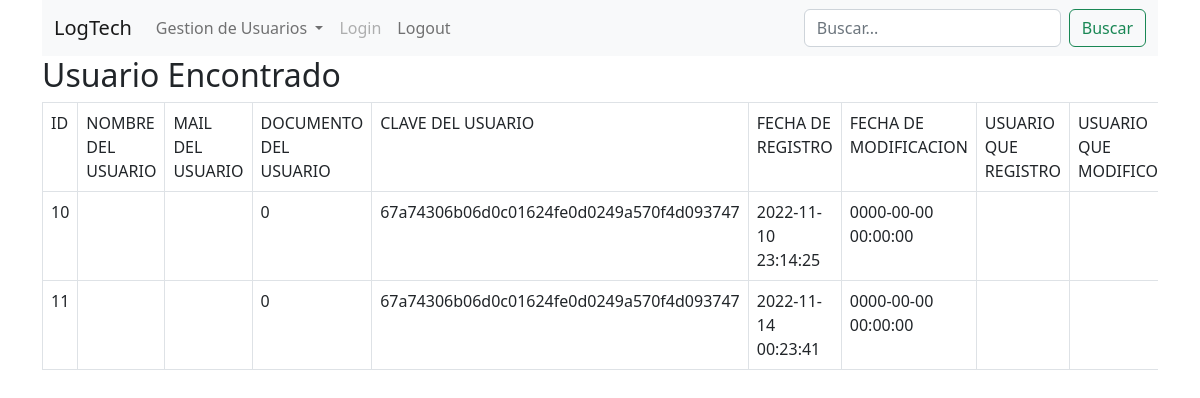
/modificarUsuarioEspecifico.php (signed in), run on the app's committed database.
### tables this page shows
CREATE TABLE `registro_usuarios` (
  `id` int(4) NOT NULL,
  `nombre_usuario` varchar(20) NOT NULL,
  `mail_usuario` varchar(20) NOT NULL,
  `documento_usuario` int(10) NOT NULL,
  `clave_usuario` varchar(50) NOT NULL,
  `fecha_registro` timestamp NOT NULL DEFAULT current_timestamp() ON UPDATE current_timestamp(),
  `fecha_modificacion` datetime NOT NULL,
  `usuario_registro` varchar(40) NOT NULL,
  `usuario_modificacion` varchar(40) NOT NULL,
  `estado` tinyint(1) NOT NULL
);

### modificarUsuarioEspecifico.php (the view, shortened to what this page needs)
<!DOCTYPE html>
<html lang="en">
<head>
    <link rel="stylesheet" href="style.css" type="text/css">
    <link href="https://cdn.jsdelivr.net/npm/bootstrap@5.2.2/dist/css/bootstrap.min.css" rel="stylesheet">
</head>
<body>
    <div class="container">
        <?php
        include("menu.php");
        ?>
        <h2>Usuario Encontrado</h2>
    <div class="table-responsive"><table border= '1' class='table table-bordered'>
 <TR><TD>ID</TD><TD>NOMBRE DEL USUARIO</TD><TD>MAIL DEL USUARIO</TD><TD>DOCUMENTO DEL USUARIO</TD>
 <TD>CLAVE DEL USUARIO</TD><TD>FECHA DE REGISTRO</TD><TD>FECHA DE MODIFICACION</TD>
 <TD>USUARIO QUE REGISTRO</TD><TD>USUARIO QUE MODIFICO</TD><TD>ESTADO</TD></TR>
        <?php
        $documentomodificar = $_POST["documentoModificar"];
    $conectar= conn();
    $sql= "SELECT * FROM registro_usuarios WHERE documento_usuario = '$documentomodificar'";
    $resul= mysqli_query($conectar,$sql) or trigger_error("Error:", mysqli_error($conectar));
    while($consu_dato_esp=mysqli_fetch_array($resul)){
        echo "<TR><TD>".$consu_dato_esp['id']."</TD><TD>".$consu_dato_esp['nombre_usuario']."</TD>
        <TD>".$consu_dato_esp['mail_usuario']."</TD><TD>".$consu_dato_esp['documento_usuario']."</TD>
        <TD>".$consu_dato_esp['clave_usuario']."</TD><TD>".$consu_dato_esp['fecha_registro']."</TD>
        <TD>".$consu_dato_esp['fecha_modificacion']."</TD><TD>".$consu_dato_esp['usuario_registro']."</TD>
        <TD>".$consu_dato_esp['usuario_modificacion']."</TD><TD>".$consu_dato_esp['estado']."</TD></TR>";
    }
    ?>
</table></div>
    </div>
</body>
</html>

### menu.php (shortened to what this page needs)
<!DOCTYPE html>
<html lang="en">
<head>
    <link rel="stylesheet" href="style.css" type="text/css">
    <link href="https://cdn.jsdelivr.net/npm/bootstrap@5.2.2/dist/css/bootstrap.min.css" rel="stylesheet">
</head>
<body>
<nav class="navbar navbar-expand-lg bg-light">
  <div class="container-fluid">
    <a class="navbar-brand">LogTech</a>
    <div class="collapse navbar-collapse" id="navbarSupportedContent">
      <ul class="navbar-nav me-auto mb-2 mb-lg-0">
        <li class="nav-item dropdown">
          <a class="nav-link dropdown-toggle" href="#" role="button" data-bs-toggle="dropdown" aria-expanded="false">
            Gestion de Usuarios
          </a>
        </li>
        <li class="nav-item">
          <a class="nav-link disabled">Login</a>
        </li>
        <li class="nav-item">
          <a class="nav-link" href="cerrarSession.php">Logout</a>
        </li>
      </ul>
      <form class="d-flex" role="search">
        <input class="form-control me-2" type="search" placeholder="Buscar..." aria-label="Search">
        <button class="btn btn-outline-success" type="submit">Buscar</button>
      </form>
    </div>
  </div>
</nav>
</body>
</html>

### style.css (style rules this page uses)
body { background-color: #ccc; }

### data on the page
registro_usuarios: id "10", documento_usuario "0", clave_usuario "67a74306b06d0c01624fe0d0249a570f4d093747", fecha_registro "2022-11-10 23:14:25", fecha_modificacion "0000-00-00 00:00:00"
registro_usuarios: id "11", documento_usuario "0", clave_usuario "67a74306b06d0c01624fe0d0249a570f4d093747", fecha_registro "2022-11-14 00:23:41", fecha_modificacion "0000-00-00 00:00:00"
